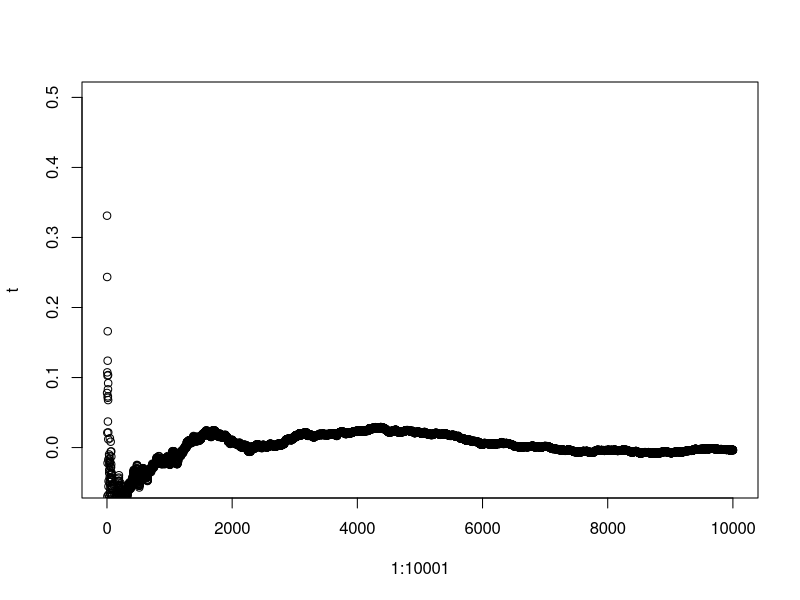
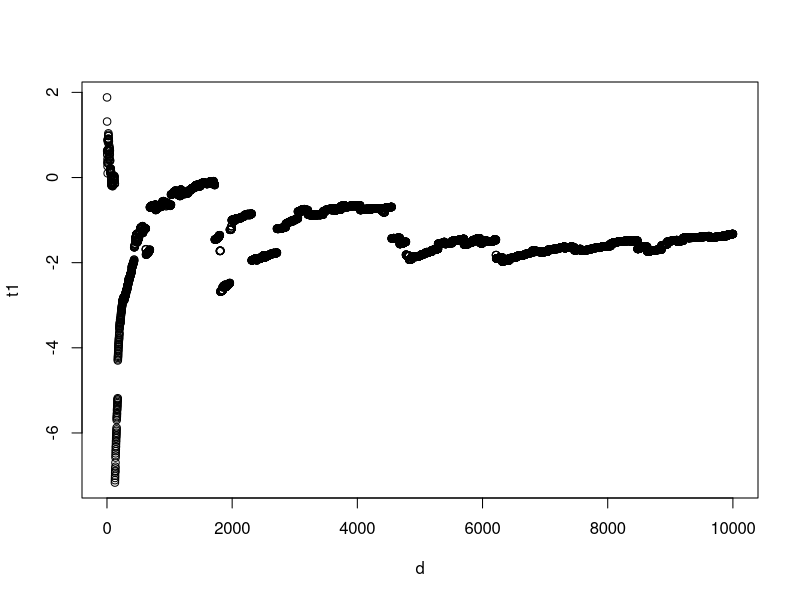

These figures' R source, in order:

t <- c()
x <- rnorm(10001, mean=0, sd=1)
for(val in 1:10001){
  t <- append(t, mean(x[1:val]))
}
plot(1:10001, t, ylim = c(-0.05,0.5))



x_cauchy <- rcauchy(10001)
t1 <- c()
for(val in 1:10001){
  t1 <- append(t1, mean(x_cauchy[1:val]))
}
d <- seq(1,10001)
plot(d, t1)


